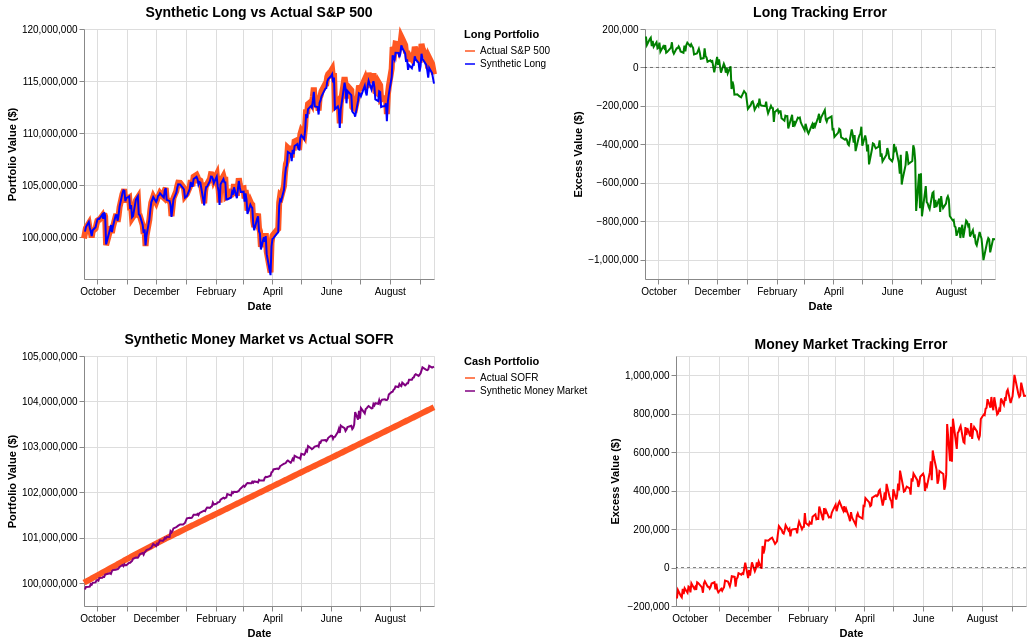

This figure's notebook cell:
### Markdown cell above
## 🏗️ Constructing and Evaluating the Synthetic Portfolios
To see the real-world impact of the arbitrage bands and contract rounding, we must translate our daily rates and contract sizes into cumulative dollar values. We will track a \$100,000,000 initial investment across four distinct portfolios to isolate the exact tracking error caused by market frictions.

* **The Baselines (Actual Markets):** We calculate the baseline growth of 100 million invested purely in the at daily SOFR and \$100M invested purely in the S&P 500 Total Return Index.

* **The Synthetic Long:** We combine the compounding SOFR cash balance with the daily mark-to-market P&L of our long futures position.

* **The Synthetic Money Market:** Leveraging our earlier realization, we take the compounding S&P 500 cash balance and subtract the long futures P&L (synthetically shorting the futures) to strip out the equity risk.

* **The Excess Returns (Tracking Error):** By subtracting the actual baselines from our synthetic portfolios, we isolate the cumulative dollar impact of the futures basis drifting rich or cheap over the life of the trade. As mathematically expected, the excess return of the synthetic long will perfectly mirror the excess return of the synthetic money market.

>**Crucial Note on Dynamic Sizing:** It is important to highlight that our `Num Contracts` calculation dynamically hedges the current wandering portfolio value ($V_t$), rather than remaining statically pegged to the initial $100M. Because we continuously adjust the hedge ratio, the excess return is systematically reined in. In the strong upward-trending market of our sample period, constantly resizing the contract overlay to match the growing portfolio value actually diminishes the cumulative excess return compared to simply holding a static number of contracts.

In the code block below, we will calculate these cumulative values and immediately plot the results so we can visually compare the absolute portfolio growth alongside the mirrored tracking errors.

:::{dropdown}📝 The Code Below Uses Pandas `cumsum()` method: Here Is An example
The `cumsum()` method calculates the cumulative value of adding the values of a series. We use to calculate the total value of future gains. Below is a simple example you can try.

```python
import pandas as pd
# 1. Create a simple list of daily cash flows
cash_flows = pd.Series([100, 50, -20, 30])

# 2. Apply the cumsum() method
running_balance = cash_flows.cumsum()

# 3. Print the results
print("Daily Cash Flows:")
print(cash_flows.tolist())

print("\nRunning Balance (Cumulative Sum):")
print(running_balance.tolist())
```
Daily Cash Flows:
[100, 50, -20, 30]

Running Balance (Cumulative Sum):
[100, 150, 130, 160]

:::

### Code cell
# 1. Calculate the daily mark-to-market P&L of the futures overlay
total_future_gains = (df_calibration['F_diff'] * 50 * df['Num Contracts']).cumsum()

# 2. Calculate the baseline cumulative values
money_market_value = (1 + df_calibration['SOFR_return']).cumprod() * 100_000_000
cash_value = (1 + df_calibration['SPTR_return']).cumprod() * 100_000_000

# 3. Construct the Synthetic Portfolios
synth_long_value = total_future_gains + money_market_value
synth_money_market_value = cash_value - total_future_gains

# 4. Calculate Excess Returns
excess_synth_long_value = synth_long_value - cash_value
excess_synth_money_market_value = synth_money_market_value - money_market_value

# 5. Prepare Data for Altair
df_plot = pd.DataFrame({
    'Date': df_calibration.index,
    'Actual S&P 500': cash_value,
    'Synthetic Long': synth_long_value,
    'Synthetic Long Excess': excess_synth_long_value,
    'Actual SOFR': money_market_value,
    'Synthetic Money Market': synth_money_market_value,
    'Synthetic Money Market Excess': excess_synth_money_market_value
})

# Zero line for excess return charts
zero_line = alt.Chart(pd.DataFrame({'y': [0]})).mark_rule(color='black', strokeDash=[3,3], opacity=0.5).encode(y='y:Q')

# --- ROW 1: SYNTHETIC LONG DASHBOARD ---
df_long_abs = df_plot.melt(id_vars=['Date'], value_vars=['Actual S&P 500', 'Synthetic Long'], var_name='Portfolio', value_name='Value')

chart_long_abs = alt.Chart(df_long_abs).mark_line().encode(
    x='Date:T',
    y=alt.Y('Value:Q', scale=alt.Scale(zero=False), title='Portfolio Value ($)'),
    color=alt.Color('Portfolio:N', scale=alt.Scale(domain=['Actual S&P 500', 'Synthetic Long'], range=['#FF5722', 'blue']), legend=alt.Legend(title="Long Portfolio")),
    strokeWidth=alt.condition(alt.datum.Portfolio == 'Actual S&P 500', alt.value(6), alt.value(2))
).properties(width=350, height=250, title='Synthetic Long vs Actual S&P 500')

chart_long_excess = alt.Chart(df_plot).mark_line(color='green').encode(
    x='Date:T',
    y=alt.Y('Synthetic Long Excess:Q', title='Excess Value ($)')
).properties(width=350, height=250, title='Long Tracking Error') + zero_line


# --- ROW 2: SYNTHETIC MONEY MARKET DASHBOARD ---
df_mm_abs = df_plot.melt(id_vars=['Date'], value_vars=['Actual SOFR', 'Synthetic Money Market'], var_name='Portfolio', value_name='Value')

chart_mm_abs = alt.Chart(df_mm_abs).mark_line().encode(
    x='Date:T',
    y=alt.Y('Value:Q', scale=alt.Scale(zero=False), title='Portfolio Value ($)'),
    color=alt.Color('Portfolio:N', scale=alt.Scale(domain=['Actual SOFR', 'Synthetic Money Market'], range=['#FF5722', 'purple']), legend=alt.Legend(title="Cash Portfolio")),
    strokeWidth=alt.condition(alt.datum.Portfolio == 'Actual SOFR', alt.value(6), alt.value(2))
).properties(width=350, height=250, title='Synthetic Money Market vs Actual SOFR')

chart_mm_excess = alt.Chart(df_plot).mark_line(color='red').encode(
    x='Date:T',
    y=alt.Y('Synthetic Money Market Excess:Q', title='Excess Value ($)')
).properties(width=350, height=250, title='Money Market Tracking Error') + zero_line

# 6. Combine all charts into a 2x2 grid
dashboard = (
    (chart_long_abs | chart_long_excess).resolve_scale(color='independent') &
    (chart_mm_abs | chart_mm_excess).resolve_scale(color='independent')
).configure_title(fontSize=14)

dashboard

### Figure 1 — Vega-Lite specification as saved in the notebook (floating-point values rounded to 4 significant figures; data arrays with more than 128 entries replaced by an {"elided": "..."} marker saying what was removed)
{"config": {"view": {"continuousWidth": 300, "continuousHeight": 300}, "title": {"fontSize": 14}}, "vconcat": [{"hconcat": [{"data": {"name": "data-359b0d4208ba5365617a6a462299280a"}, "mark": {"type": "line"}, "encoding": {"color": {"field": "Portfolio", "legend": {"title": "Long Portfolio"}, "scale": {"domain": ["Actual S&P 500", "Synthetic Long"], "range": ["#FF5722", "blue"]}, "type": "nominal"}, "strokeWidth": {"condition": {"test": "(datum.Portfolio === 'Actual S&P 500')", "value": 6}, "value": 2}, "x": {"field": "Date", "type": "temporal"}, "y": {"field": "Value", "scale": {"zero": false}, "title": "Portfolio Value ($)", "type": "quantitative"}}, "height": 250, "title": "Synthetic Long vs Actual S&P 500", "width": 350}, {"layer": [{"data": {"name": "data-f09242eb0b24ecde2a14e6ab90af4679"}, "mark": {"type": "line", "color": "green"}, "encoding": {"x": {"field": "Date", "type": "temporal"}, "y": {"field": "Synthetic Long Excess", "title": "Excess Value ($)", "type": "quantitative"}}, "title": "Long Tracking Error"}, {"data": {"name": "data-a0a55d106695e8d630baff0f16eee66d"}, "mark": {"type": "rule", "color": "black", "opacity": 0.5, "strokeDash": [3, 3]}, "encoding": {"y": {"field": "y", "type": "quantitative"}}}], "height": 250, "width": 350}], "resolve": {"scale": {"color": "independent"}}}, {"hconcat": [{"data": {"name": "data-9ef01a9b50b03999cc926c1ec9027cf8"}, "mark": {"type": "line"}, "encoding": {"color": {"field": "Portfolio", "legend": {"title": "Cash Portfolio"}, "scale": {"domain": ["Actual SOFR", "Synthetic Money Market"], "range": ["#FF5722", "purple"]}, "type": "nominal"}, "strokeWidth": {"condition": {"test": "(datum.Portfolio === 'Actual SOFR')", "value": 6}, "value": 2}, "x": {"field": "Date", "type": "temporal"}, "y": {"field": "Value", "scale": {"zero": false}, "title": "Portfolio Value ($)", "type": "quantitative"}}, "height": 250, "title": "Synthetic Money Market vs Actual SOFR", "width": 350}, {"layer": [{"data": {"name": "data-f09242eb0b24ecde2a14e6ab90af4679"}, "mark": {"type": "line", "color": "red"}, "encoding": {"x": {"field": "Date", "type": "temporal"}, "y": {"field": "Synthetic Money Market Excess", "title": "Excess Value ($)", "type": "quantitative"}}, "title": "Money Market Tracking Error"}, {"data": {"name": "data-a0a55d106695e8d630baff0f16eee66d"}, "mark": {"type": "rule", "color": "black", "opacity": 0.5, "strokeDash": [3, 3]}, "encoding": {"y": {"field": "y", "type": "quantitative"}}}], "height": 250, "width": 350}], "resolve": {"scale": {"color": "independent"}}}], "$schema": "https://vega.github.io/schema/vega-lite/v6.4.1.json", "datasets": {"data-359b0d4208ba5365617a6a462299280a": {"elided": "494 records"}, "data-f09242eb0b24ecde2a14e6ab90af4679": {"elided": "247 records"}, "data-a0a55d106695e8d630baff0f16eee66d": [{"y": 0}], "data-9ef01a9b50b03999cc926c1ec9027cf8": {"elided": "494 records"}}}
